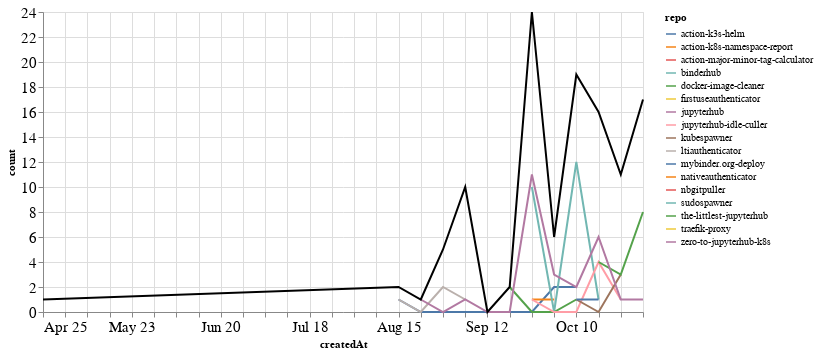

Notebook code cell kept with this figure:
### Markdown cell above
### PRs

### Code cell
prs_time = prs.groupby('repo').resample('W', on='createdAt').count()['author'].reset_index()
prs_time = prs_time.rename(columns={'author': 'count'})
prs_time_total = prs_time.groupby('createdAt').agg({"count": "sum"}).reset_index()

ch1 = alt.Chart(prs_time, width=600).mark_line().encode(
    x='createdAt',
    y='count',
    color='repo',
    tooltip="repo"
)

ch2 = alt.Chart(prs_time_total, width=600).mark_line(color="black").encode(
    x='createdAt',
    y='count',
)

ch1 + ch2

### Figure 1 — Vega-Lite specification as saved in the notebook (floating-point values rounded to 4 significant figures)
{"config": {"axisLeft": {"labelFontSize": 15}, "axisBottom": {"labelFontSize": 15}}, "layer": [{"data": {"name": "data-8807241c6b93d0ae29d7d31fc54a68dc"}, "mark": "line", "encoding": {"color": {"type": "nominal", "field": "repo"}, "tooltip": {"type": "nominal", "field": "repo"}, "x": {"type": "temporal", "field": "createdAt"}, "y": {"type": "quantitative", "field": "count"}}, "width": 600}, {"data": {"name": "data-e16e550ee4b57cfb0ed9855a16de9042"}, "mark": {"type": "line", "color": "black"}, "encoding": {"x": {"type": "temporal", "field": "createdAt"}, "y": {"type": "quantitative", "field": "count"}}, "width": 600}], "$schema": "https://vega.github.io/schema/vega-lite/v4.8.1.json", "datasets": {"data-8807241c6b93d0ae29d7d31fc54a68dc": [{"repo": "action-k3s-helm", "createdAt": "2021-08-15T00:00:00", "count": 1}, {"repo": "action-k3s-helm", "createdAt": "2021-08-22T00:00:00", "count": 0}, {"repo": "action-k3s-helm", "createdAt": "2021-08-29T00:00:00", "count": 0}, {"repo": "action-k3s-helm", "createdAt": "2021-09-05T00:00:00", "count": 0}, {"repo": "action-k3s-helm", "createdAt": "2021-09-12T00:00:00", "count": 0}, {"repo": "action-k3s-helm", "createdAt": "2021-09-19T00:00:00", "count": 0}, {"repo": "action-k3s-helm", "createdAt": "2021-09-26T00:00:00", "count": 0}, {"repo": "action-k3s-helm", "createdAt": "2021-10-03T00:00:00", "count": 2}, {"repo": "action-k3s-helm", "createdAt": "2021-10-10T00:00:00", "count": 2}, {"repo": "action-k8s-namespace-report", "createdAt": "2021-09-26T00:00:00", "count": 1}, {"repo": "action-k8s-namespace-report", "createdAt": "2021-10-03T00:00:00", "count": 1}, {"repo": "action-major-minor-tag-calculator", "createdAt": "2021-09-26T00:00:00", "count": 1}, {"repo": "binderhub", "createdAt": "2021-09-26T00:00:00", "count": 10}, {"repo": "binderhub", "createdAt": "2021-10-03T00:00:00", "count": 0}, {"repo": "binderhub", "createdAt": "2021-10-10T00:00:00", "count": 12}, {"repo": "binderhub", "createdAt": "2021-10-17T00:00:00", "count": 1}, {"repo": "docker-image-cleaner", "createdAt": "2021-09-19T00:00:00", "count": 2}, {"repo": "docker-image-cleaner", "createdAt": "2021-09-26T00:00:00", "count": 0}, {"repo": "docker-image-cleaner", "createdAt": "2021-10-03T00:00:00", "count": 0}, {"repo": "docker-image-cleaner", "createdAt": "2021-10-10T00:00:00", "count": 1}, {"repo": "firstuseauthenticator", "createdAt": "2021-10-31T00:00:00", "count": 5}, {"repo": "jupyterhub", "createdAt": "2021-08-29T00:00:00", "count": 3}, {"repo": "jupyterhub-idle-culler", "createdAt": "2021-09-26T00:00:00", "count": 1}, {"repo": "jupyterhub-idle-culler", "createdAt": "2021-10-03T00:00:00", "count": 0}, {"repo": "jupyterhub-idle-culler", "createdAt": "2021-10-10T00:00:00", "count": 0}, {"repo": "jupyterhub-idle-culler", "createdAt": "2021-10-17T00:00:00", "count": 4}, {"repo": "jupyterhub-idle-culler", "createdAt": "2021-10-24T00:00:00", "count": 1}, {"repo": "kubespawner", "createdAt": "2021-10-10T00:00:00", "count": 1}, {"repo": "kubespawner", "createdAt": "2021-10-17T00:00:00", "count": 0}, {"repo": "kubespawner", "createdAt": "2021-10-24T00:00:00", "count": 3}, {"repo": "ltiauthenticator", "createdAt": "2021-08-15T00:00:00", "count": 1}, {"repo": "ltiauthenticator", "createdAt": "2021-08-22T00:00:00", "count": 0}, {"repo": "ltiauthenticator", "createdAt": "2021-08-29T00:00:00", "count": 2}, {"repo": "ltiauthenticator", "createdAt": "2021-09-05T00:00:00", "count": 1}, {"repo": "mybinder.org-deploy", "createdAt": "2021-10-10T00:00:00", "count": 1}, {"repo": "mybinder.org-deploy", "createdAt": "2021-10-17T00:00:00", "count": 1}, {"repo": "nativeauthenticator", "createdAt": "2021-10-31T00:00:00", "count": 3}, {"repo": "nbgitpuller", "createdAt": "2021-09-05T00:00:00", "count": 8}, {"repo": "sudospawner", "createdAt": "2021-04-25T00:00:00", "count": 1}, {"repo": "the-littlest-jupyterhub", "createdAt": "2021-10-17T00:00:00", "count": 4}, {"repo": "the-littlest-jupyterhub", "createdAt": "2021-10-24T00:00:00", "count": 3}, {"repo": "the-littlest-jupyterhub", "createdAt": "2021-10-31T00:00:00", "count": 8}, {"repo": "traefik-proxy", "createdAt": "2021-10-24T00:00:00", "count": 3}, {"repo": "zero-to-jupyterhub-k8s", "createdAt": "2021-08-22T00:00:00", "count": 1}, {"repo": "zero-to-jupyterhub-k8s", "createdAt": "2021-08-29T00:00:00", "count": 0}, {"repo": "zero-to-jupyterhub-k8s", "createdAt": "2021-09-05T00:00:00", "count": 1}, {"repo": "zero-to-jupyterhub-k8s", "createdAt": "2021-09-12T00:00:00", "count": 0}, {"repo": "zero-to-jupyterhub-k8s", "createdAt": "2021-09-19T00:00:00", "count": 0}, {"repo": "zero-to-jupyterhub-k8s", "createdAt": "2021-09-26T00:00:00", "count": 11}, {"repo": "zero-to-jupyterhub-k8s", "createdAt": "2021-10-03T00:00:00", "count": 3}, {"repo": "zero-to-jupyterhub-k8s", "createdAt": "2021-10-10T00:00:00", "count": 2}, {"repo": "zero-to-jupyterhub-k8s", "createdAt": "2021-10-17T00:00:00", "count": 6}, {"repo": "zero-to-jupyterhub-k8s", "createdAt": "2021-10-24T00:00:00", "count": 1}, {"repo": "zero-to-jupyterhub-k8s", "createdAt": "2021-10-31T00:00:00", "count": 1}], "data-e16e550ee4b57cfb0ed9855a16de9042": [{"createdAt": "2021-04-25T00:00:00", "count": 1}, {"createdAt": "2021-08-15T00:00:00", "count": 2}, {"createdAt": "2021-08-22T00:00:00", "count": 1}, {"createdAt": "2021-08-29T00:00:00", "count": 5}, {"createdAt": "2021-09-05T00:00:00", "count": 10}, {"createdAt": "2021-09-12T00:00:00", "count": 0}, {"createdAt": "2021-09-19T00:00:00", "count": 2}, {"createdAt": "2021-09-26T00:00:00", "count": 24}, {"createdAt": "2021-10-03T00:00:00", "count": 6}, {"createdAt": "2021-10-10T00:00:00", "count": 19}, {"createdAt": "2021-10-17T00:00:00", "count": 16}, {"createdAt": "2021-10-24T00:00:00", "count": 11}, {"createdAt": "2021-10-31T00:00:00", "count": 17}]}}
